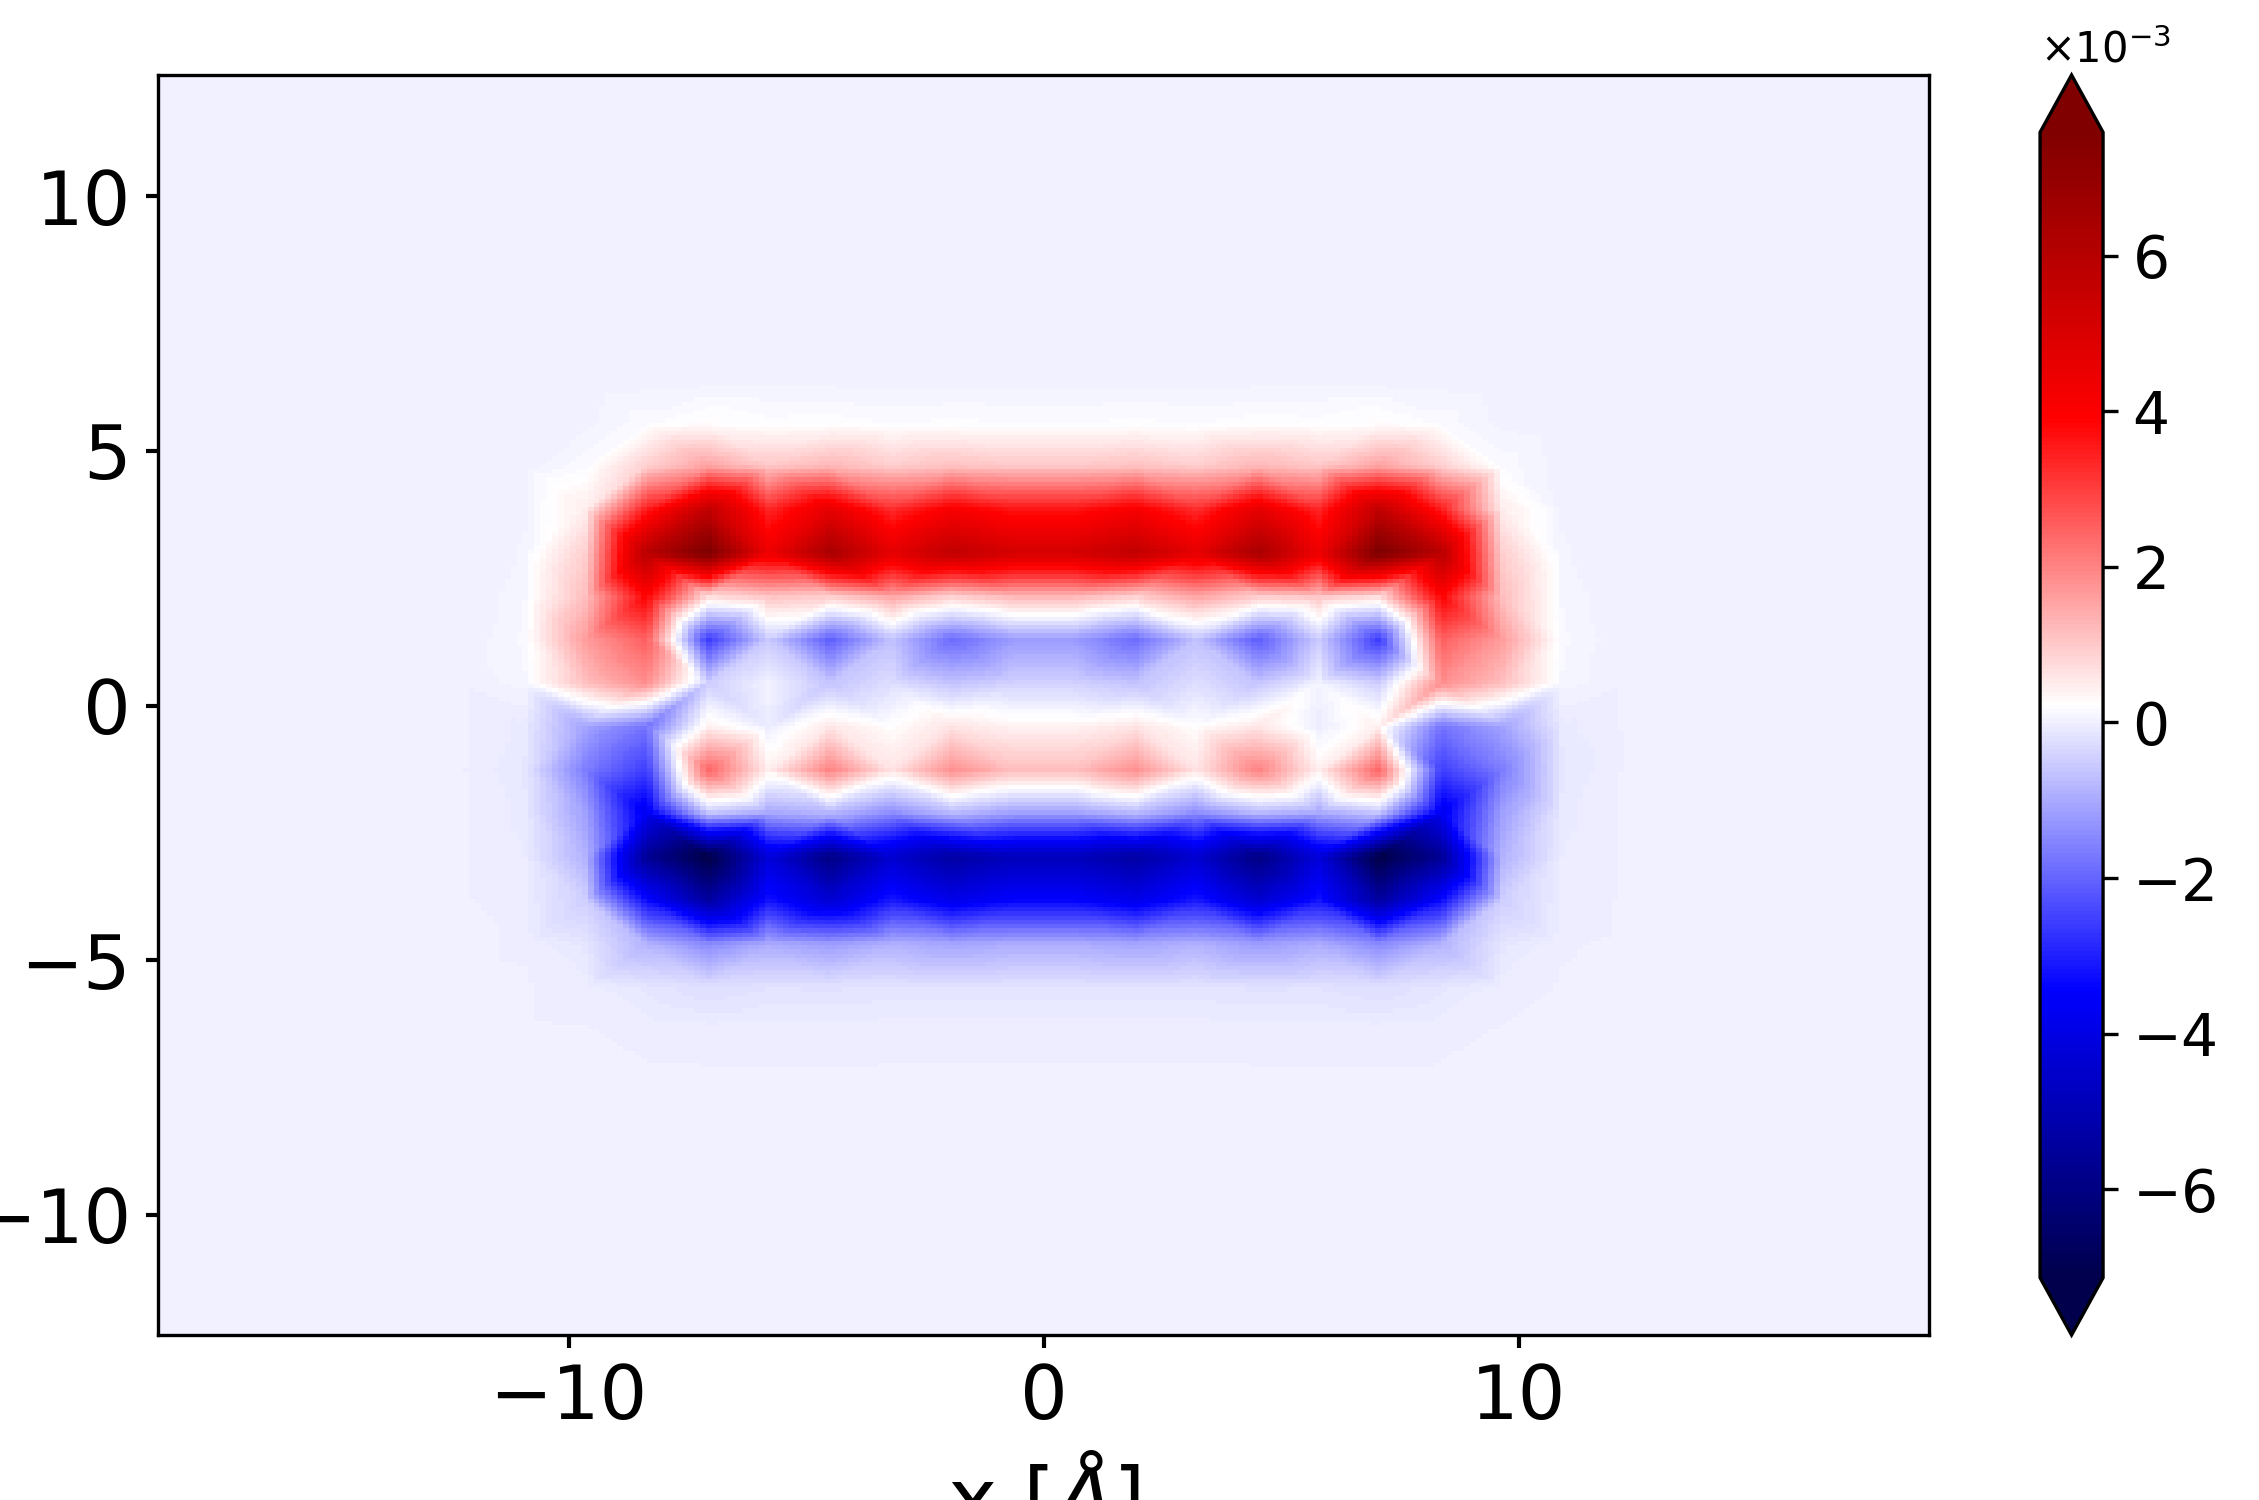

Here is the Python script that generated this plot:
import numpy as np
import matplotlib.pyplot as plt
from scipy.interpolate import griddata

csv_file = 'analysis_density_2d_y_xy_wfqfmu_ag-Ey-3.0000000000-p-0.00-densityRe.csv'
output = 'analysis_density_2d_y_xy_wfqfmu_ag-Ey-3.0000000000-p-0.00-densityRe.svg'
output_png = 'analysis_density_2d_y_xy_wfqfmu_ag-Ey-3.0000000000-p-0.00-densityRe.png'

data = []
with open(csv_file, 'r') as file:
    for line in file:
        if line.strip():
            data.append([float(line[:25]), float(line[28:53]), float(line[56:81])])
data = np.array(data)

x = data[:, 0]
y = data[:, 1]
z = data[:, 2]

point = 500
xi = np.linspace(min(x), max(x), point)
yi = np.linspace(min(y), max(y), point)
X, Y = np.meshgrid(xi, yi)
Z = griddata((x, y), z, (X, Y), method='linear')

fig = plt.figure(figsize=(10, 10))
plt.pcolormesh(X, Y, Z, cmap='seismic', shading='auto')
cbar = plt.colorbar(extend='both')
cbar.formatter.set_useMathText(True)
cbar.update_ticks()
plt.xlabel('x [Å]')
plt.ylabel('y [Å]')
plt.savefig(output_png, dpi=300)
plt.savefig(output, format='svg')
plt.close()
